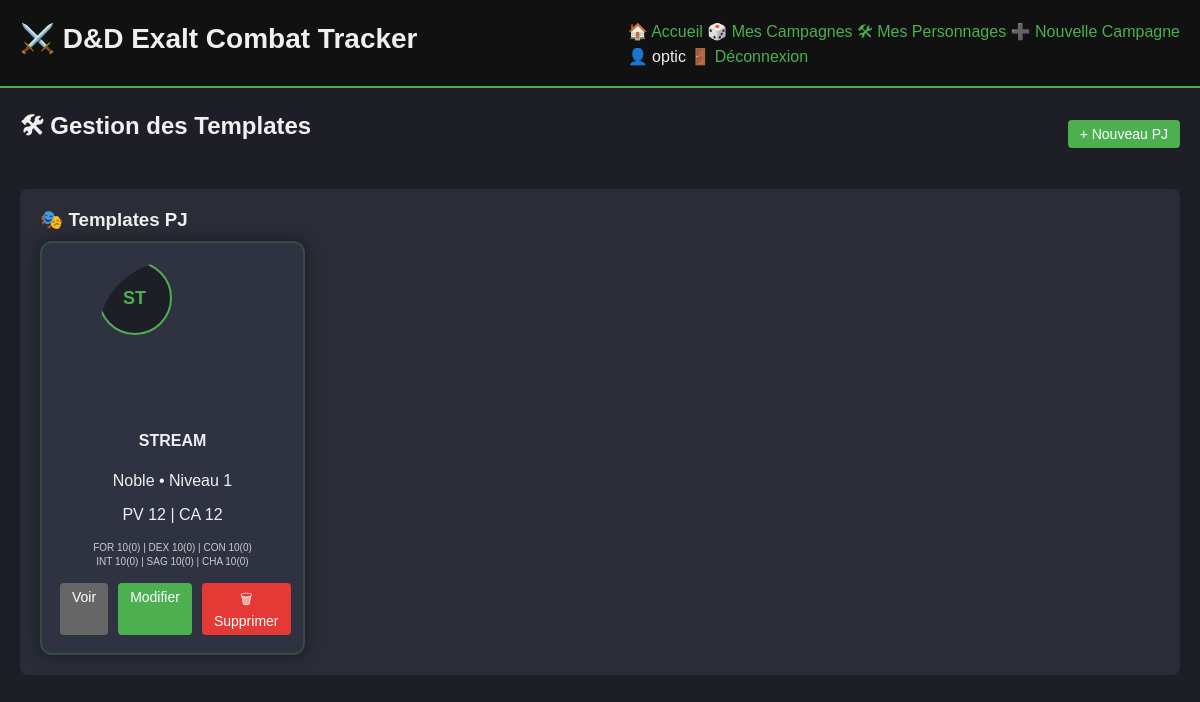
The app's page /template/manage (signed in), older data.
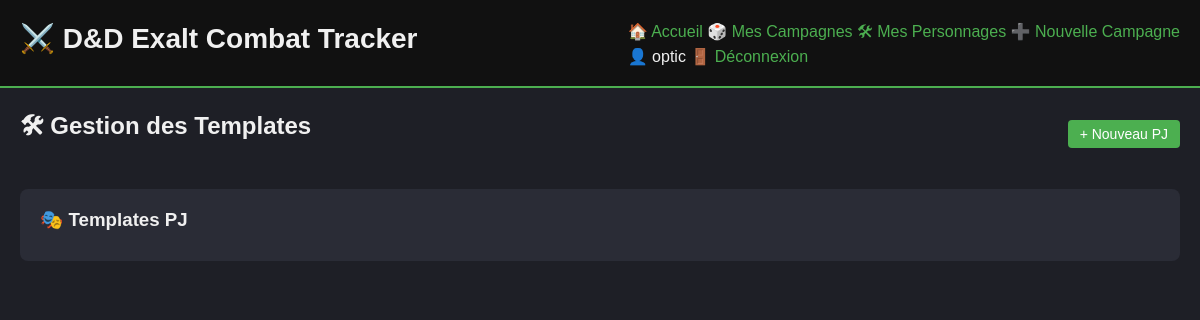
The same page, newer data.
### app/models/user.py (models this page shows, shortened)
class User(db.Model):
    id = db.Column(db.Integer, primary_key=True)
    username = db.Column(db.String(80), unique=True, nullable=False)
    email = db.Column(db.String(120), unique=True, nullable=False)
    password_hash = db.Column(db.String(255), nullable=False)
    role = db.Column(db.String(20), default='Joueur')  # Admin, MJ, Joueur
    is_verified = db.Column(db.Boolean, default=False)
    created_at = db.Column(db.DateTime, default=datetime.utcnow)
    last_login = db.Column(db.DateTime)
    is_active = db.Column(db.Boolean, default=True)
    campaign_memberships = db.relationship('CampaignMember', backref='member_user', lazy=True)

### app/models/character.py (models this page shows, shortened)
class CharacterTemplate(db.Model):
    id = db.Column(db.Integer, primary_key=True)
    owner_id = db.Column(db.Integer, db.ForeignKey('user.id'), nullable=False)
    campaign_id = db.Column(db.Integer, db.ForeignKey('campaign.id'), nullable=True)
    character_type = db.Column(db.String(20), default='PJ')  # PJ, PNJ, Boss
    is_shared = db.Column(db.Boolean, default=False)  # Pour les PNJ partagés par le MJ
    is_public = db.Column(db.Boolean, default=False)  # Visible par tous
    visibility_level = db.Column(db.String(20), default='private')  # private, reduced, semi_complete, complete
    is_active = db.Column(db.Boolean, default=True)
    name = db.Column(db.String(100), nullable=False)
    first_name = db.Column(db.String(50))  # Prénom
    age = db.Column(db.Integer)  # Âge
    background_story = db.Column(db.Text)  # Histoire/background
    character_class = db.Column(db.String(50))
    race = db.Column(db.String(50))
    level = db.Column(db.Integer, default=1)
    notes = db.Column(db.Text)
    private_notes = db.Column(db.Text)
    hp_max = db.Column(db.Integer, nullable=False)
    ac_base = db.Column(db.Integer, nullable=False)
    initiative_bonus = db.Column(db.Integer, default=0)
    force = db.Column(db.Integer, default=10)
    dexterite = db.Column(db.Integer, default=10)
    constitution = db.Column(db.Integer, default=10)
    intelligence = db.Column(db.Integer, default=10)
    sagesse = db.Column(db.Integer, default=10)
    charisme = db.Column(db.Integer, default=10)
    maitrise_force = db.Column(db.Boolean, default=False)
    maitrise_dexterite = db.Column(db.Boolean, default=False)
    maitrise_constitution = db.Column(db.Boolean, default=False)
    maitrise_intelligence = db.Column(db.Boolean, default=False)
    maitrise_sagesse = db.Column(db.Boolean, default=False)
    maitrise_charisme = db.Column(db.Boolean, default=False)
    current_xp = db.Column(db.Integer, default=0)
    image_filename = db.Column(db.String(255), nullable=True)
    pdf_filename = db.Column(db.String(255), nullable=True)
    created_at = db.Column(db.DateTime, default=datetime.utcnow)
    owner = db.relationship('User', foreign_keys=[owner_id], backref=db.backref('owned_characters', lazy=True))
    campaigns = db.relationship('Campaign', secondary='character_campaign_association', backref='campaign_characters')
    @property
    def mod_force(self):
        return (self.force - 10) // 2
    @property
    def mod_dexterite(self):
        return (self.dexterite - 10) // 2
    @property
    def mod_constitution(self):
        return (self.constitution - 10) // 2
    @property
    def mod_intelligence(self):
        return (self.intelligence - 10) // 2
    @property
    def mod_sagesse(self):
        return (self.sagesse - 10) // 2
    @property
    def mod_charisme(self):
        return (self.charisme - 10) // 2

### app/routes/template.py (the view)
@bp.route('/manage')
@login_required  # ✅ AJOUT : Protection obligatoire
def manage_templates():
    characters = CharacterTemplate.query.filter_by(owner_id=g.current_user.id, is_active=True).all()
    encounters = EncounterTemplate.query.all()
    return render_template(
        'templates_manager.html',
        characters=characters,
        encounters=encounters
    )

### app/services/auth_service.py (called while the page is built)
    @staticmethod
    def get_user_by_id(user_id):
        return User.query.get(user_id)

### templates/templates_manager.html (shortened to what this page needs)
{% extends "base.html" %}
{% block content %}
<div class="templates-container">
    <div class="templates-header">
        <h2>🛠 Gestion des Templates</h2>
        <button class="btn btn-primary" onclick="document.getElementById('create-form').style.display='block'">+ Nouveau PJ</button>
    </div>
    <div class="card">
        <h3>🎭 Templates PJ</h3>
        <div class="template-grid">
            {% for char in characters %}
            <div class="template-card">
                <div class="template-card-header">
                    <div class="template-avatar-container {% if char.image_filename %}has-image{% endif %}">
                        <div class="avatar-placeholder">
                            {{ char.name[:2]|upper }}
                        </div>
                    </div>
                </div>
                <div class="template-card-body">
                    <h4>{{ char.name }}</h4>
                    <p>{{ char.character_class }} • Niveau {{ char.level }}</p>
                    <p>PV {{ char.hp_max }} | CA {{ char.ac_base }}</p>
                    <div class="char-stats-preview">
                        <small>
                            FOR {{ char.force }}({{ char.mod_force|abs if char.mod_force >= 0 else char.mod_force }}) |
                            DEX {{ char.dexterite }}({{ char.mod_dexterite|abs if char.mod_dexterite >= 0 else char.mod_dexterite }}) |
                            CON {{ char.constitution }}({{ char.mod_constitution|abs if char.mod_constitution >= 0 else char.mod_constitution }})
                        </small>
                        <br>
                        <small>
                            INT {{ char.intelligence }}({{ char.mod_intelligence|abs if char.mod_intelligence >= 0 else char.mod_intelligence }}) |
                            SAG {{ char.sagesse }}({{ char.mod_sagesse|abs if char.mod_sagesse >= 0 else char.mod_sagesse }}) |
                            CHA {{ char.charisme }}({{ char.mod_charisme|abs if char.mod_charisme >= 0 else char.mod_charisme }})
                        </small>
                    </div>
                </div>
                <div class="template-card-actions">
                    <a href="{{ url_for('template.character_profile', id=char.id) }}" class="btn btn-secondary">Voir</a>
                    <a href="{{ url_for('template.edit_character_template', id=char.id) }}" class="btn btn-primary">Modifier</a>
                    <form action="{{ url_for('template.delete_character_template', id=char.id) }}" method="POST" style="display: inline;">
                        <button type="submit" class="btn btn-danger" onclick="return confirm('Supprimer ce template ?')">🗑 Supprimer</button>
                    </form>
                </div>
            </div>
            {% endfor %}
        </div>
    </div>
</div>
{% endblock %}

### templates/base.html (shortened to what this page needs)
<!DOCTYPE html>
<html lang="fr">
<head>
    <link rel="stylesheet" href="{{ url_for('static', filename='css/base.css') }}">
    <link rel="stylesheet" href="{{ url_for('static', filename='css/layout.css') }}">
    <link rel="stylesheet" href="{{ url_for('static', filename='css/components.css') }}">
    <link rel="stylesheet" href="{{ url_for('static', filename='css/combat.css') }}">
    <link rel="stylesheet" href="{{ url_for('static', filename='css/dashboard.css') }}">
    <link rel="stylesheet" href="{{ url_for('static', filename='css/hud.css') }}">
    <link rel="stylesheet" href="{{ url_for('static', filename='css/templates.css') }}">
    <link rel="stylesheet" href="{{ url_for('static', filename='css/character.css') }}">
    <link rel="stylesheet" href="{{ url_for('static', filename='css/responsive.css') }}">
    <link rel="stylesheet" href="{{ url_for('static', filename='css/summary.css') }}">
    <link rel="stylesheet" href="{{ url_for('static', filename='css/exp_history.css') }}">
    <link rel="stylesheet" href="{{ url_for('static', filename='css/campaign.css') }}">
</head>
<body>
    <header>
        <h1>⚔️ D&D Exalt Combat Tracker</h1>
        <nav>
            <a href="{{ url_for('main.index') }}">🏠 Accueil</a>
            {% if session.user_id %}
                <a href="{{ url_for('campaign.list_campaigns') }}">🎲 Mes Campagnes</a>
                <a href="{{ url_for('template.manage_templates') }}">🛠 Mes Personnages</a>
                {% if current_user and current_user.role in ['MJ', 'Admin'] %}
                    <a href="{{ url_for('campaign.create_campaign') }}">➕ Nouvelle Campagne</a>
                {% endif %}
                <div class="user-menu">
                    <span>👤 {{ current_user.username if current_user else 'Utilisateur' }}</span>
                    <a href="{{ url_for('auth.logout') }}">🚪 Déconnexion</a>
                </div>
            {% else %}
                <div class="auth-links">
                    <a href="{{ url_for('auth.login') }}">🔐 Connexion</a>
                    <a href="{{ url_for('auth.register') }}">📝 Inscription</a>
                </div>
            {% endif %}
        </nav>
    </header>
    <main>
        {% block content %}{% endblock %}
    </main>
</body>
</html>

### static/css/base.css (style rules this page uses)
body { font-family: Arial, sans-serif; background-color: #1e1f26; color: #f0f0f0; margin: 0; padding: 0; }
header { background: #111; padding: 20px; display: flex; justify-content: space-between; align-items: center; border-bottom: 2px solid #4caf50; }
header h1 { font-size: 28px; font-weight: bold; }
h1, h2, h3 { margin: 0 0 10px 0; }
main { padding: 20px; }
a { color: #4caf50; text-decoration: none; }

### static/css/layout.css (style rules this page uses)
.templates-container { display: flex; flex-direction: column; gap: 30px; }
.templates-header { display: flex; justify-content: space-between; align-items: center; }

### static/css/components.css (style rules this page uses)
.card { background: #2a2c36; padding: 20px; margin-bottom: 20px; border-radius: 8px; }
.btn, .btn-primary, .btn-danger, .btn-secondary { padding: 6px 12px; border-radius: 4px; text-decoration: none; color: white; border: none; cursor: pointer; font-size: 14px; }
.btn { background: #555; }
.btn-primary { background: #4caf50; }

Row changes from the older to the newer data that the page shows:
removed CharacterTemplate: name "ST", name "STREAM", character_class "Noble", level "1", hp_max "12", ac_base "12", force "10", mod_force|abs "0", dexterite "10", mod_dexterite|abs "0", constitution "10", mod_constitution|abs "0", intelligence "10", mod_intelligence|abs "0", sagesse "10", mod_sagesse|abs "0", charisme "10", mod_charisme|abs "0"
